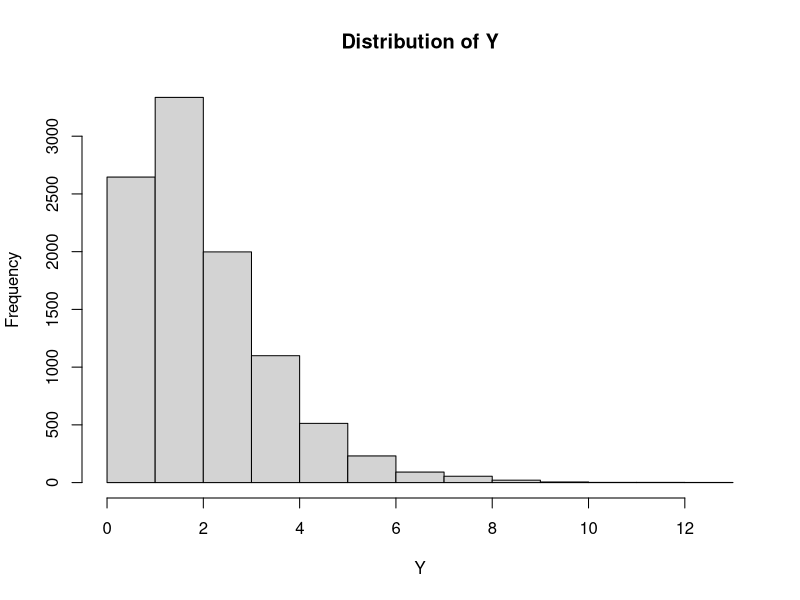
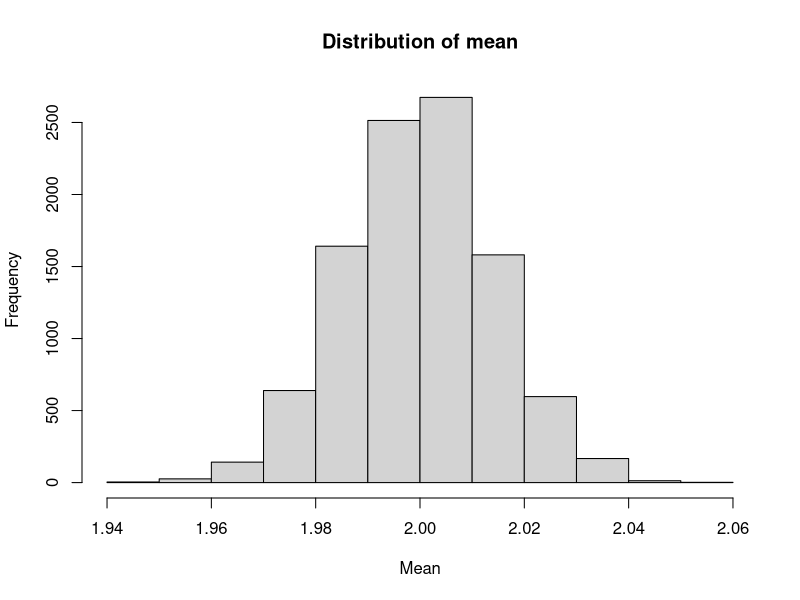
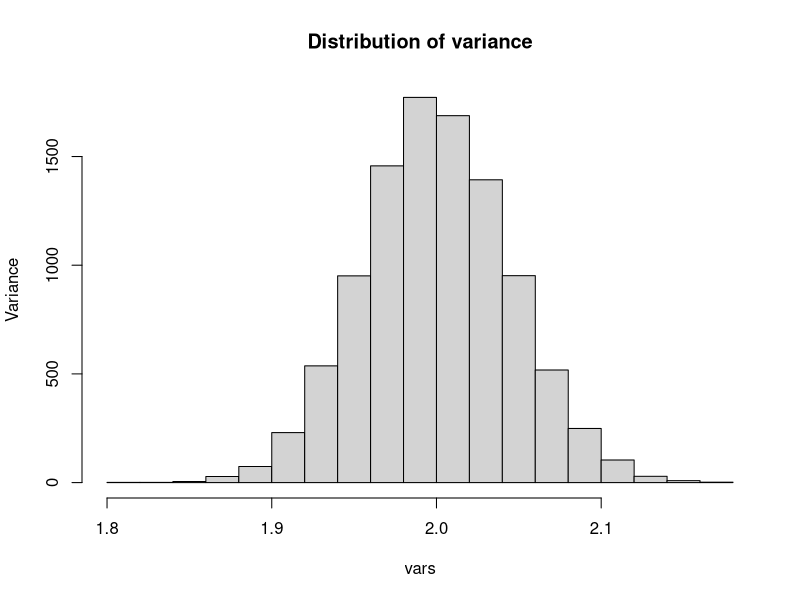

The R script that drew these images, in order:
simul <- function(lbda, n){
  X1 <- rexp(n, lbda)
  X2 <- rexp(n, lbda)
  Y <- X1 + X2
  return(Y)
}

bootstrap <- function(f, lbda, n, N){
  means <- rep(0, n)
  vars <- rep(0, n)
  for(i in 1:n){
    Y <- simul(lbda, n)
    means[i] <- mean(Y)
    vars[i] <- var(Y)
  }
  return(c(means, vars))
}

hist(simul(1, 10000), main = "Distribution of Y", xlab="Y")
a <- bootstrap(simul, 1, 10000, 1000)
means <- a[1:10000]
vars <- a[10001:20000]
hist(means, main="Distribution of mean", xlab="Mean")
hist(vars, main="Distribution of variance", ylab="Variance")
# 
# conv <- function(lbda, x){
#   if(x<0){return(0)}
#   #else(return(lbda**2 * x * exp(-lbda*x)))
#   else{return(-exp(-lbda*x)*(lbda*x+1))}
# }
# 
# draws <- rep(0, 10000)
# for(i in 1:10000){
#   draws[i] <- conv(1, runif(1, -100, 100))
# }
# hist(draws)
